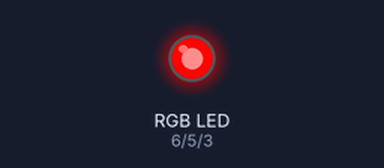
Simulated run of this sketch. Board: Arduino Uno, built with avr-gcc and run on an emulated ATmega328P. On the bench: an RGB LED mixed from three pins (HIGH = lit). Dim RGB values are drawn brighter than linear.

Above: at 0.05 s.
At 0.9 s:
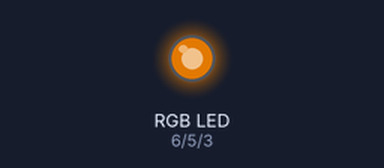
At 1.8 s:
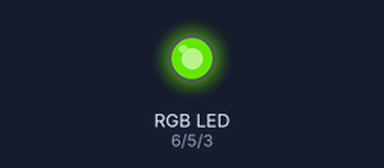
At 3.6 s:
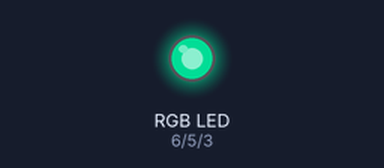
At 5.4 s:
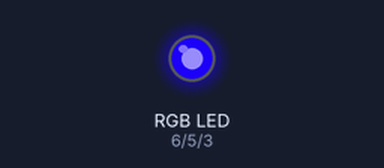
At 7.2 s:
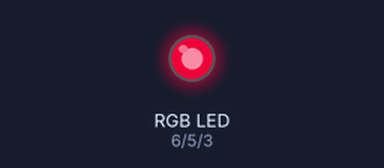
Timing chart, 0 to 10.0 s (numbered marks = the images above):
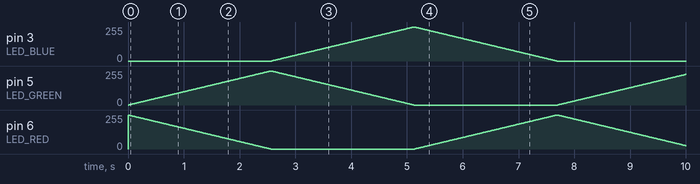

The sketch:

z3.ino
```cpp
#include <LiquidCrystal_I2C.h>
#include <OneWire.h>
#include <DallasTemperature.h>

#define LED_RED 6
#define LED_GREEN 5
#define LED_BLUE 3


void change_color(int c1, int c2) {
  for (int i = 0; i <= 255; i++) {
    analogWrite(c1, 255 - i);
    analogWrite(c2, i);
    delay(10);
  }
}

void setup() {
  pinMode(LED_RED, OUTPUT);
  analogWrite(LED_RED, 255);

  pinMode(LED_GREEN, OUTPUT);
  analogWrite(LED_GREEN, 0);

  pinMode(LED_BLUE, OUTPUT);
  analogWrite(LED_BLUE, 0);
}

void loop() {
  change_color(LED_RED, LED_GREEN);
  change_color(LED_GREEN, LED_BLUE);
  change_color(LED_BLUE, LED_RED);
}
```
